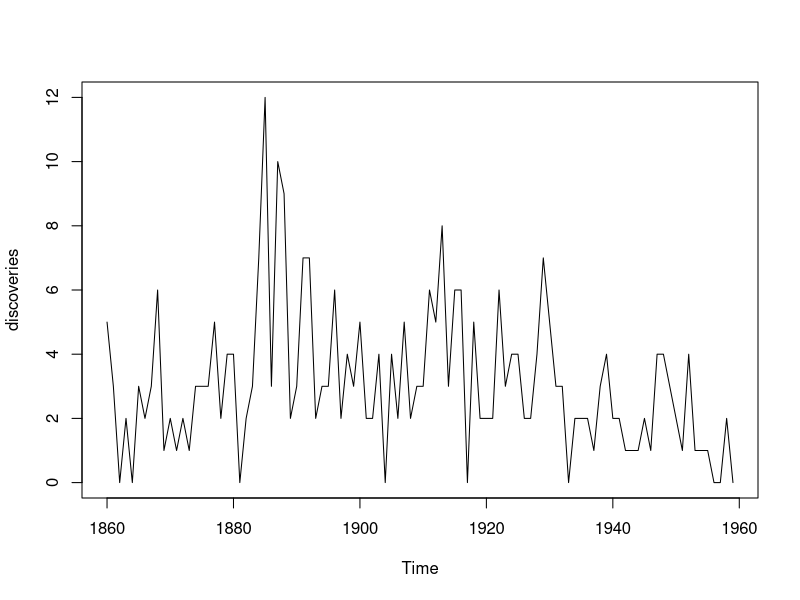
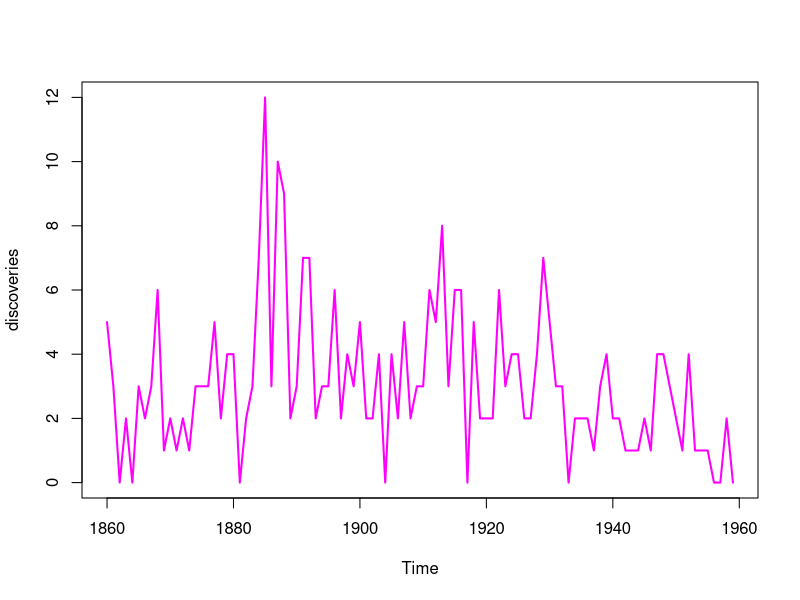
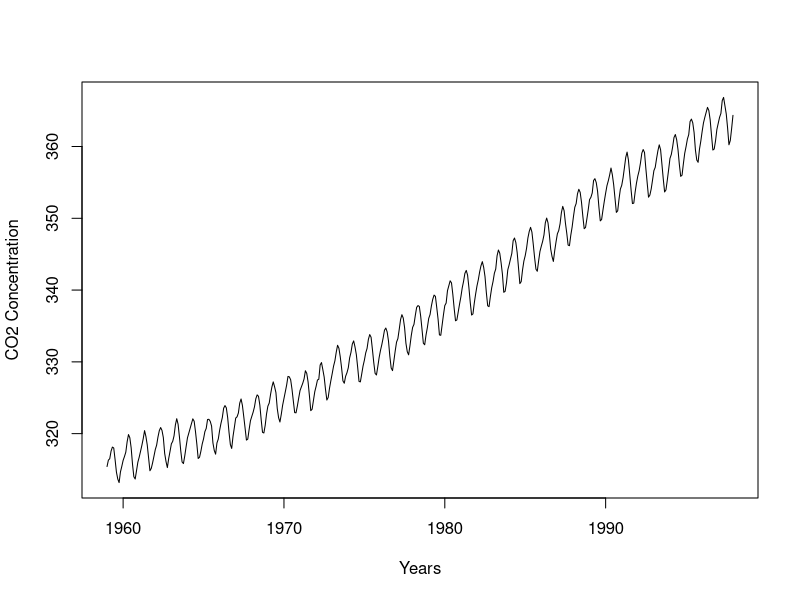
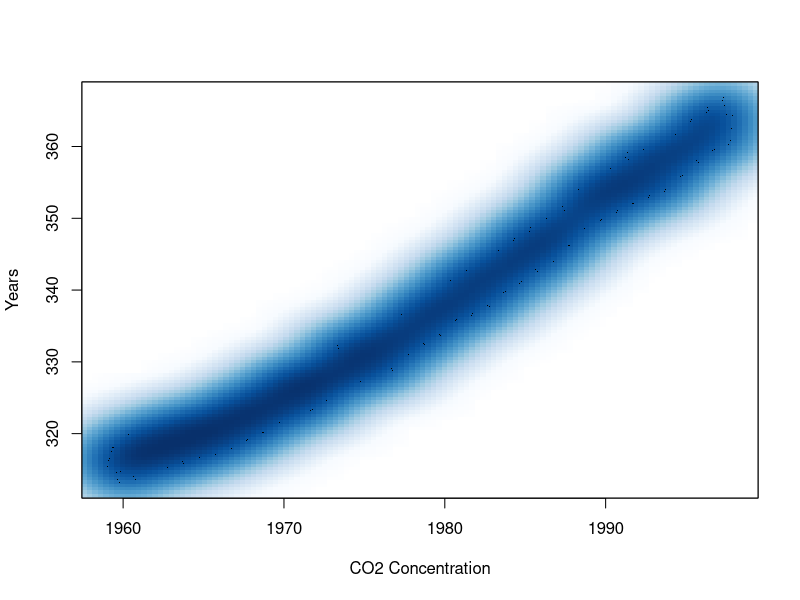
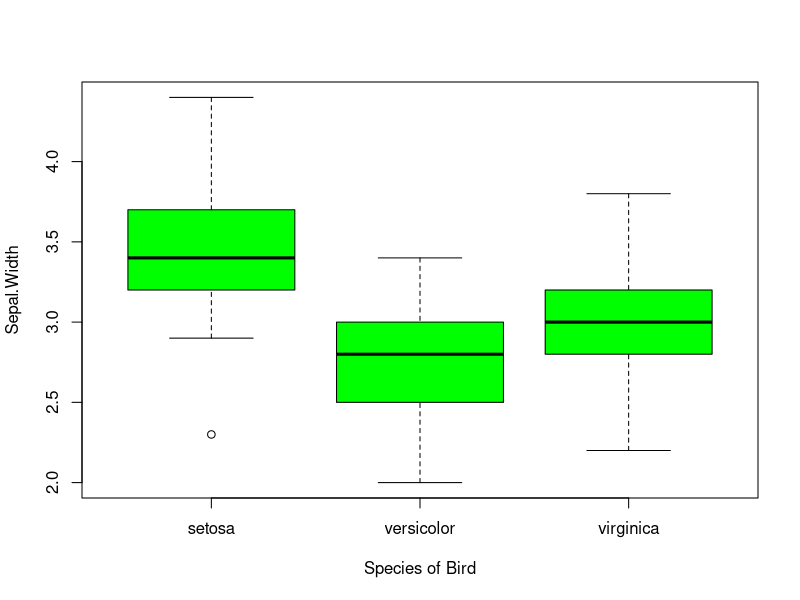

Here is the R script that generated these plots, in order:
#Workshop 1
#Intro to RStudio 
plot(discoveries)
#Colour & Line Width
plot(discoveries, col="magenta", lwd=2)

#Co2 Datasets
#plot(co2)
#Change axis labels
plot(
  co2, 
  xlab="Years",
  ylab="CO2 Concentration"
)

#Smoothscatter graphic
smoothScatter(
  co2,
  ylab="Years",
  xlab="CO2 Concentration",
)

#Iris dataset
iris

#Dataset search
iris[iris$Sepal.Length==5.1 & iris$Sepal.Width==3.4,]

#Boxplot
boxplot(
  Sepal.Width~Species,
  data = iris,
  col="green",
  xlab="Species of Bird"
)
